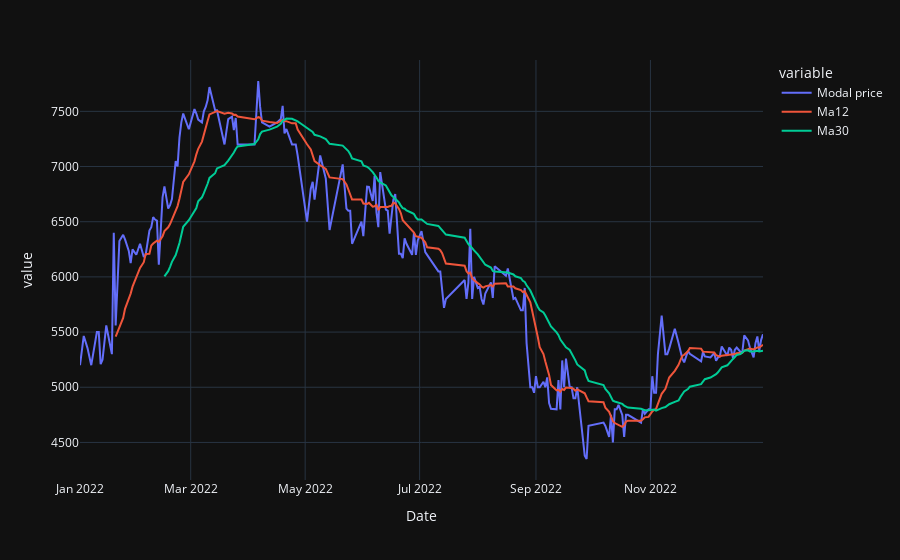

Write notebook code for a chart like this one.
### Code cell
import plotly.express as px
fig = px.line(x1, x="Date", y=["Modal price","Ma12","Ma30"], template = 'plotly_dark')
fig.show()

### Figure 1 — Plotly figure (JSON) as saved in the notebook; plotly's stock layout.template omitted (floating-point values rounded to 4 significant figures; data arrays with more than 128 entries replaced by an {"elided": "..."} marker saying what was removed)
{"data": [{"hovertemplate": "variable=Modal price<br>Date=%{x}<br>value=%{y}<extra></extra>", "legendgroup": "Modal price", "line": {"color": "#636efa", "dash": "solid"}, "marker": {"symbol": "circle"}, "mode": "lines", "name": "Modal price", "orientation": "v", "showlegend": true, "type": "scatter", "x": {"elided": "219 str values"}, "xaxis": "x", "y": {"elided": "219 int values"}, "yaxis": "y"}, {"hovertemplate": "variable=Ma12<br>Date=%{x}<br>value=%{y}<extra></extra>", "legendgroup": "Ma12", "line": {"color": "#EF553B", "dash": "solid"}, "marker": {"symbol": "circle"}, "mode": "lines", "name": "Ma12", "orientation": "v", "showlegend": true, "type": "scatter", "x": {"elided": "219 str values"}, "xaxis": "x", "y": {"elided": "219 float values"}, "yaxis": "y"}, {"hovertemplate": "variable=Ma30<br>Date=%{x}<br>value=%{y}<extra></extra>", "legendgroup": "Ma30", "line": {"color": "#00cc96", "dash": "solid"}, "marker": {"symbol": "circle"}, "mode": "lines", "name": "Ma30", "orientation": "v", "showlegend": true, "type": "scatter", "x": {"elided": "219 str values"}, "xaxis": "x", "y": {"elided": "219 float values"}, "yaxis": "y"}], "layout": {"legend": {"title": {"text": "variable"}, "tracegroupgap": 0}, "margin": {"t": 60}, "xaxis": {"anchor": "y", "domain": [0, 1], "title": {"text": "Date"}}, "yaxis": {"anchor": "x", "domain": [0, 1], "title": {"text": "value"}}}}
